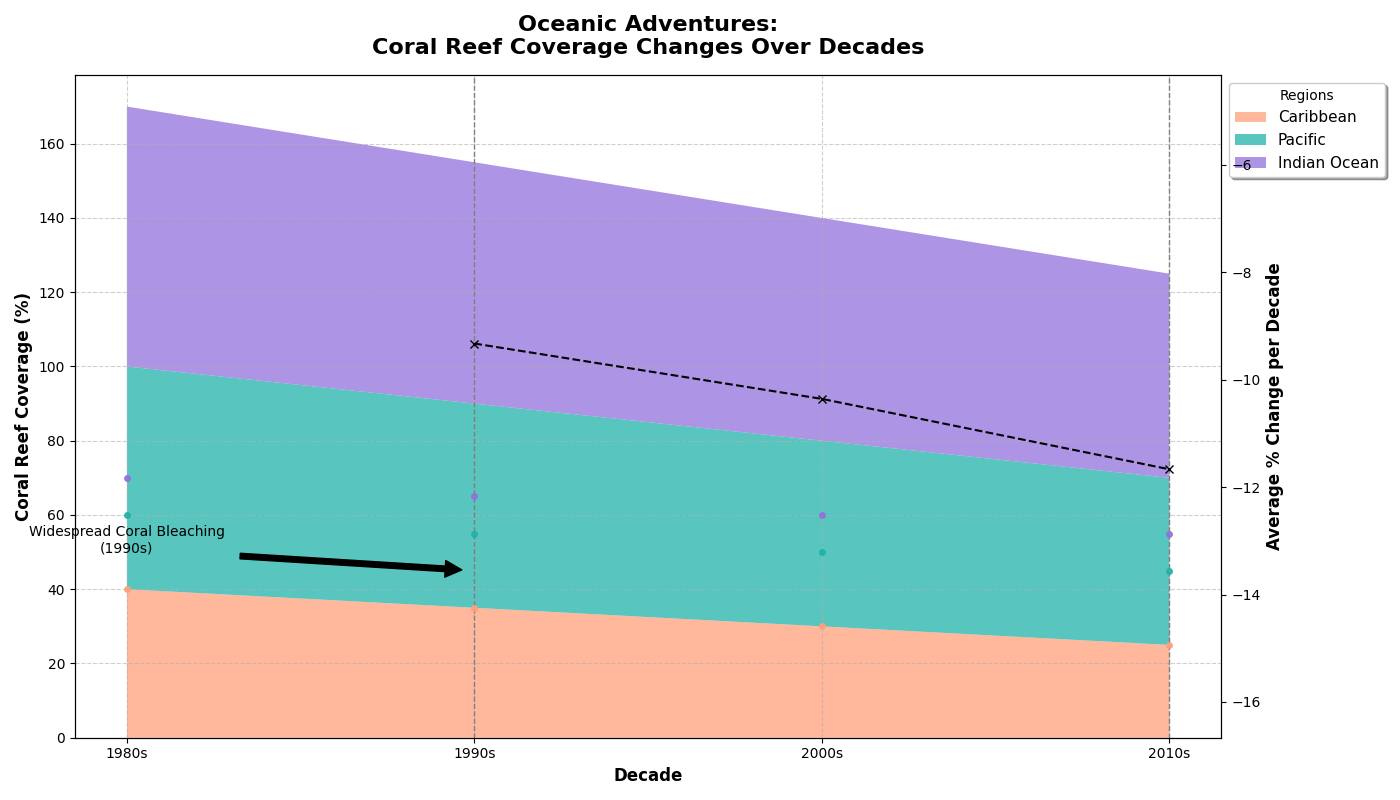

Recreate this plot in Python.
import matplotlib.pyplot as plt
import numpy as np

# Backstory: "Oceanic Adventures: Coral Reef Coverage Changes Over Decades"
# This chart shows the changes in coral reef coverage over four decades in three regions:
# Caribbean, Pacific, and Indian Ocean.

# Data preparation
decades = np.array(['1980s', '1990s', '2000s', '2010s'])
caribbean_reef = np.array([40, 35, 30, 25])
pacific_reef = np.array([60, 55, 50, 45])
indian_ocean_reef = np.array([70, 65, 60, 55])

# Stack the data for plotting
reef_data = np.vstack([caribbean_reef, pacific_reef, indian_ocean_reef])

# Plot the stacked area chart
fig, ax = plt.subplots(figsize=(14, 8))
ax.stackplot(decades, reef_data, labels=['Caribbean', 'Pacific', 'Indian Ocean'], 
             colors=['#FFA07A', '#20B2AA', '#9370DB'], alpha=0.75)

# Customize the chart with title and labels
ax.set_title('Oceanic Adventures:\nCoral Reef Coverage Changes Over Decades', fontsize=16, weight='bold', pad=15)
ax.set_xlabel('Decade', fontsize=12, weight='bold')
ax.set_ylabel('Coral Reef Coverage (%)', fontsize=12, weight='bold')

# Highlight specific decades with vertical lines
highlight_decades = ['1990s', '2010s']
for decade in highlight_decades:
    ax.axvline(x=decade, color='grey', linestyle='--', linewidth=1)

# Annotate significant points
ax.annotate('Widespread Coral Bleaching\n(1990s)', xy=('1990s', 45), xytext=('1980s', 50),
            arrowprops=dict(facecolor='black', shrink=0.05), fontsize=10, ha='center')

# Adding grid for better readability
ax.grid(visible=True, linestyle='--', alpha=0.6)

# Position the legend outside the plot
ax.legend(loc='upper left', bbox_to_anchor=(1, 1), title='Regions', fontsize=11, shadow=True)

# Add data points markers with corresponding lines
for y, color in zip(reef_data, ['#FFA07A', '#20B2AA', '#9370DB']):
    ax.plot(decades, y, marker='o', markersize=4, color=color, linestyle='None', alpha=0.9)

# Create an additional subplot for % change per decade
percent_change = np.diff(reef_data, axis=1) / reef_data[:, :-1] * 100
avg_percent_change = np.mean(percent_change, axis=0)

ax_change = ax.twinx()
ax_change.plot(decades[1:], avg_percent_change, color='black', linestyle='--', marker='x', label='Avg % Change')
ax_change.set_ylabel('Average % Change per Decade', fontsize=12, weight='bold')
ax_change.set_ylim(min(avg_percent_change) - 5, max(avg_percent_change) + 5)

# Tight layout to avoid clipping
plt.tight_layout()

# Show the plot
plt.show()
